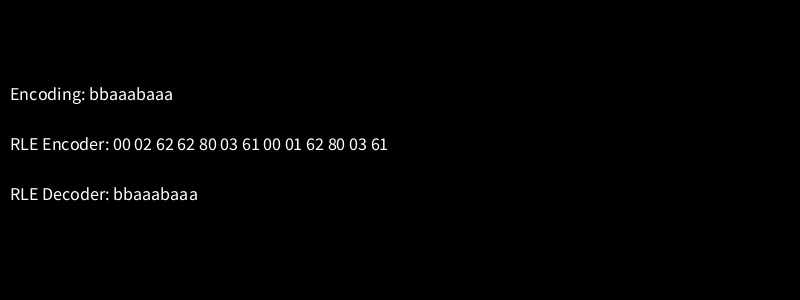
Frame 1 (no input)
Frame 60 (the mouse pressed at the canvas centre just before this capture): identical to frame 1, image omitted
Frame 120 (the mouse held since frame 60 and released just before this capture): identical to frame 1, image omitted

The Processing sketch that drew this single still picture (run headless with seeded random() and noise(); from frame 60 on, the mouse is pressed at the canvas centre):

// Processing sketch: rle_part_1
// ── rle_part_1.pde
// Chayma Zatout
// https://github.com/ChaymaZatout

String in = new String("bbaaabaaa"); // la chaine de caractère à coder.
String decoder_str, encoder_str; // variables qui sert à afficher.
byte[] encoder_output= new byte[255];
int max_length= int(pow(2,15)); // La taille maximale d'une sous-chaine non continue.

void setup(){
  background(0);
  size(800, 300);
  
  // coder in:
  int out_cpt;
  out_cpt=RLE_encoder(in, encoder_output);
  
  // transformer le code generé en une chaine de caractères:
  char[] temp= new char[max_length];
  int temp_i= 0;
  for(int i=0; i<out_cpt; i++){
      String temp_str= hex(encoder_output[i]);
      for(int j=0; j<temp_str.length(); j++){
        temp[temp_i]= temp_str.charAt(j);
        temp_i+=1;
      }
      temp[temp_i]= ' ';
      temp_i+=1;
  }
  encoder_str = new String(temp, 0, temp_i);
  
  char[] docoded= new char[100];
  int nb_decoded= RLE_decoder(encoder_output, out_cpt, docoded);// decoder le code généré précédemment
  decoder_str = new String(docoded, 0, nb_decoded);
}

void draw(){
  background(0);
  fill(255);
  textSize(18);
  text("Encoding: "+ in, 10, 100);
  text("RLE Encoder: "+ encoder_str, 10, 150);
  text("RLE Decoder: "+ decoder_str, 10, 200);
  
}

// output_array[index] = byte(input_char)
void char2byte(char input_char, byte[] output_array, int index){
  output_array[index]= byte((input_char&0xFF00)>> 8);
  output_array[index+1]= byte(input_char&0x00FF);
} 

// char(input_array[index])
char byte2char(byte[] input_array, int index){
  return char(char(input_array[index]<<8)|char(input_array[index+1]));
}

// codeur RLE: code la chaine 'input' dans le tableau de byte 'output':
int RLE_encoder(String input, byte[] output){
  int i_output=0;// la taille du tableau: output
  int nb_chars= input.length();
  int i=0;
  char[] temp = new char[nb_chars];
  int i_temp=0;
  
  while(i< nb_chars){
    char curr = input.charAt(i);
    
    // search for the continous sequence:
    int j = i+1;
    while(j< nb_chars && j-i< max_length && curr == input.charAt(j)){
      j++;
    }
  
    // verify if it's a continous sequence to encode:
    if(j-i>= 3){
      //A: encode the sequence that is not continous:
      if(i_temp>0){
        //A.1: encode the lenghth:
        char2byte(char(i_temp), output, i_output);
        i_output += 2;
        //A.2: encode the sequence:
        for(int k=0; k< i_temp; k++){
          output[i_output+k]=byte(temp[k]);
      }
      //A.3: update i:
      i_output += i_temp;
      i_temp=0;
    }
      
      //B: Encode the continous sequence:
      //B.1: encode the lenghth:
      char2byte(char(j-i+int(pow(2,15))),output, i_output);
      //B.2: encode the sequence:
      output[i_output+2]= byte(curr);
      //B.3: update i:
      i_output+=3;
      i=j;
    }
    else{
      // if it's not continous, update temp:
      temp[i_temp]=curr;
      i_temp+=1;
      i+=1;
    }
  }
  
  if(i_temp>0){
    //A: encode the sequence that is not continous:
      //A.1: encode the lenghth:
      char2byte(char(i_temp), output, i_output);
      i_output += 2;
      //A.2: encode the sequence:
      for(int k=0; k< i_temp; k++){
        output[i_output+k]=byte(temp[k]);
      }
      //A.3: update i:
      i_output += i_temp;
      i_temp=0;
  }
  return i_output;
}

int RLE_decoder(byte[] in, int nb_in, char[] out){
  int i=0;
  int out_i=0;
  char info;
  while(i<nb_in){
    info = byte2char(in, i);
    i+=2;
    if(info > pow(2,15)){
      for(int j=0; j<info-pow(2,15); j++){
        out[out_i]=char(in[i]);
        out_i+=1;
      }
      i+=1;
    }
    else{
      for(int j=0; j<info; j++){
        out[out_i]=char(in[i]);
        out_i+=1;
        i+=1;
      }
    }
  }
  
  return out_i;
}
